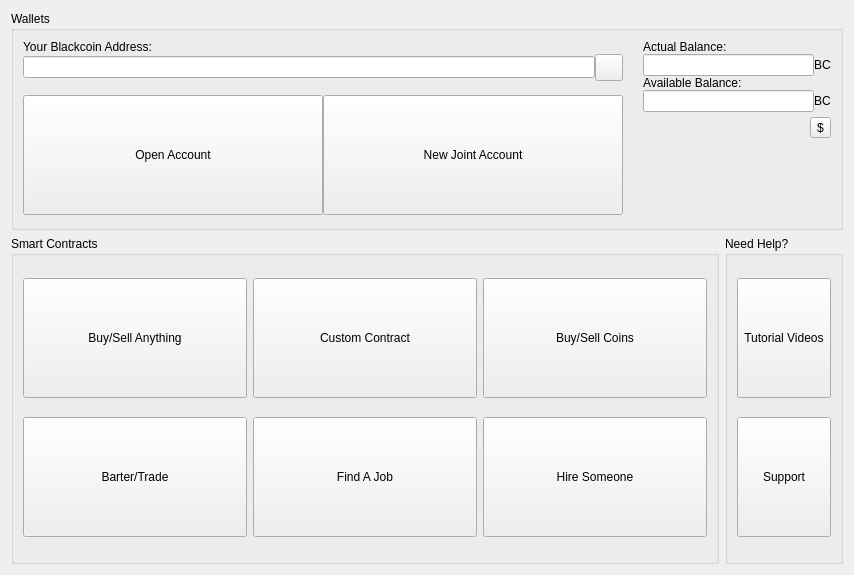
<?xml version="1.0" encoding="UTF-8"?>
<ui version="4.0">
 <class>homePanel</class>
 <widget class="QWidget" name="homePanel">
  <property name="geometry">
   <rect>
    <x>0</x>
    <y>0</y>
    <width>854</width>
    <height>575</height>
   </rect>
  </property>
  <property name="sizePolicy">
   <sizepolicy hsizetype="Preferred" vsizetype="Preferred">
    <horstretch>0</horstretch>
    <verstretch>0</verstretch>
   </sizepolicy>
  </property>
  <layout class="QGridLayout" name="gridLayout_6" rowstretch="2,3" columnstretch="3,0">
   <item row="1" column="0">
    <widget class="QGroupBox" name="smartContractsGroupBox">
     <property name="title">
      <string>Smart Contracts</string>
     </property>
     <layout class="QGridLayout" name="gridLayout">
      <item row="0" column="0">
       <widget class="QToolButton" name="BuyAnything">
        <property name="sizePolicy">
         <sizepolicy hsizetype="Expanding" vsizetype="Expanding">
          <horstretch>0</horstretch>
          <verstretch>0</verstretch>
         </sizepolicy>
        </property>
        <property name="maximumSize">
         <size>
          <width>16777215</width>
          <height>120</height>
         </size>
        </property>
        <property name="toolTip">
         <string>Buy / Sell Anything</string>
        </property>
        <property name="text">
         <string>Buy/Sell Anything</string>
        </property>
        <property name="icon">
         <iconset>
          <normaloff>:/Images/images/icon_buysell_active.png</normaloff>:/Images/images/icon_buysell_active.png</iconset>
        </property>
        <property name="iconSize">
         <size>
          <width>20</width>
          <height>20</height>
         </size>
        </property>
        <property name="toolButtonStyle">
         <enum>Qt::ToolButtonTextUnderIcon</enum>
        </property>
       </widget>
      </item>
      <item row="0" column="1">
       <widget class="QToolButton" name="Custom">
        <property name="sizePolicy">
         <sizepolicy hsizetype="Expanding" vsizetype="Expanding">
          <horstretch>0</horstretch>
          <verstretch>0</verstretch>
         </sizepolicy>
        </property>
        <property name="maximumSize">
         <size>
          <width>16777215</width>
          <height>120</height>
         </size>
        </property>
        <property name="toolTip">
         <string>Custom Contract</string>
        </property>
        <property name="text">
         <string>Custom Contract</string>
        </property>
        <property name="icon">
         <iconset>
          <normaloff>:/Images/images/icon_contract_active.png</normaloff>:/Images/images/icon_contract_active.png</iconset>
        </property>
        <property name="iconSize">
         <size>
          <width>20</width>
          <height>20</height>
         </size>
        </property>
        <property name="toolButtonStyle">
         <enum>Qt::ToolButtonTextUnderIcon</enum>
        </property>
       </widget>
      </item>
      <item row="0" column="2">
       <widget class="QToolButton" name="BuyCoins">
        <property name="sizePolicy">
         <sizepolicy hsizetype="Expanding" vsizetype="Expanding">
          <horstretch>0</horstretch>
          <verstretch>0</verstretch>
         </sizepolicy>
        </property>
        <property name="maximumSize">
         <size>
          <width>16777215</width>
          <height>120</height>
         </size>
        </property>
        <property name="toolTip">
         <string>Buy / Sell Coins</string>
        </property>
        <property name="text">
         <string>Buy/Sell Coins</string>
        </property>
        <property name="icon">
         <iconset>
          <normaloff>:/Images/images/icon_buycoins_active.png</normaloff>:/Images/images/icon_buycoins_active.png</iconset>
        </property>
        <property name="iconSize">
         <size>
          <width>20</width>
          <height>20</height>
         </size>
        </property>
        <property name="toolButtonStyle">
         <enum>Qt::ToolButtonTextUnderIcon</enum>
        </property>
       </widget>
      </item>
      <item row="1" column="0">
       <widget class="QToolButton" name="Barter">
        <property name="enabled">
         <bool>true</bool>
        </property>
        <property name="sizePolicy">
         <sizepolicy hsizetype="Expanding" vsizetype="Expanding">
          <horstretch>0</horstretch>
          <verstretch>0</verstretch>
         </sizepolicy>
        </property>
        <property name="maximumSize">
         <size>
          <width>16777215</width>
          <height>120</height>
         </size>
        </property>
        <property name="toolTip">
         <string>Barter / Trade</string>
        </property>
        <property name="text">
         <string>Barter/Trade</string>
        </property>
        <property name="icon">
         <iconset>
          <normaloff>:/Images/images/icon_trade_active.png</normaloff>:/Images/images/icon_trade_active.png</iconset>
        </property>
        <property name="iconSize">
         <size>
          <width>25</width>
          <height>25</height>
         </size>
        </property>
        <property name="toolButtonStyle">
         <enum>Qt::ToolButtonTextUnderIcon</enum>
        </property>
       </widget>
      </item>
      <item row="1" column="1">
       <widget class="QToolButton" name="FindJob">
        <property name="enabled">
         <bool>true</bool>
        </property>
        <property name="sizePolicy">
         <sizepolicy hsizetype="Expanding" vsizetype="Expanding">
          <horstretch>0</horstretch>
          <verstretch>0</verstretch>
         </sizepolicy>
        </property>
        <property name="maximumSize">
         <size>
          <width>16777215</width>
          <height>120</height>
         </size>
        </property>
        <property name="toolTip">
         <string>Find A Job</string>
        </property>
        <property name="text">
         <string>Find A Job</string>
        </property>
        <property name="icon">
         <iconset>
          <normaloff>:/Images/images/icon_findjob_active.png</normaloff>:/Images/images/icon_findjob_active.png</iconset>
        </property>
        <property name="iconSize">
         <size>
          <width>20</width>
          <height>20</height>
         </size>
        </property>
        <property name="toolButtonStyle">
         <enum>Qt::ToolButtonTextUnderIcon</enum>
        </property>
       </widget>
      </item>
      <item row="1" column="2">
       <widget class="QToolButton" name="HireSomeone">
        <property name="enabled">
         <bool>true</bool>
        </property>
        <property name="sizePolicy">
         <sizepolicy hsizetype="Expanding" vsizetype="Expanding">
          <horstretch>0</horstretch>
          <verstretch>0</verstretch>
         </sizepolicy>
        </property>
        <property name="maximumSize">
         <size>
          <width>16777215</width>
          <height>120</height>
         </size>
        </property>
        <property name="toolTip">
         <string>Hire Someone</string>
        </property>
        <property name="text">
         <string>Hire Someone</string>
        </property>
        <property name="icon">
         <iconset>
          <normaloff>:/Images/images/icon_hire_active.png</normaloff>:/Images/images/icon_hire_active.png</iconset>
        </property>
        <property name="iconSize">
         <size>
          <width>20</width>
          <height>20</height>
         </size>
        </property>
        <property name="toolButtonStyle">
         <enum>Qt::ToolButtonTextUnderIcon</enum>
        </property>
       </widget>
      </item>
     </layout>
    </widget>
   </item>
   <item row="0" column="0" colspan="2">
    <widget class="QGroupBox" name="walletsGroupBox">
     <property name="title">
      <string>Wallets</string>
     </property>
     <layout class="QGridLayout" name="gridLayout_5" columnstretch="1,0">
      <property name="bottomMargin">
       <number>2</number>
      </property>
      <property name="horizontalSpacing">
       <number>20</number>
      </property>
      <property name="verticalSpacing">
       <number>5</number>
      </property>
      <item row="1" column="0" rowspan="5">
       <layout class="QHBoxLayout" name="horizontalLayout">
        <item>
         <widget class="QToolButton" name="OpenAccount">
          <property name="sizePolicy">
           <sizepolicy hsizetype="Expanding" vsizetype="Expanding">
            <horstretch>0</horstretch>
            <verstretch>0</verstretch>
           </sizepolicy>
          </property>
          <property name="maximumSize">
           <size>
            <width>300</width>
            <height>120</height>
           </size>
          </property>
          <property name="toolTip">
           <string notr="true">Open Account</string>
          </property>
          <property name="text">
           <string>Open Account</string>
          </property>
          <property name="icon">
           <iconset>
            <normaloff>:/Images/images/icon_openaccount_active.png</normaloff>:/Images/images/icon_openaccount_active.png</iconset>
          </property>
          <property name="iconSize">
           <size>
            <width>20</width>
            <height>20</height>
           </size>
          </property>
          <property name="toolButtonStyle">
           <enum>Qt::ToolButtonTextUnderIcon</enum>
          </property>
         </widget>
        </item>
        <item>
         <widget class="QToolButton" name="JointAccount">
          <property name="sizePolicy">
           <sizepolicy hsizetype="Expanding" vsizetype="Expanding">
            <horstretch>0</horstretch>
            <verstretch>0</verstretch>
           </sizepolicy>
          </property>
          <property name="maximumSize">
           <size>
            <width>300</width>
            <height>120</height>
           </size>
          </property>
          <property name="toolTip">
           <string>New Joint Account</string>
          </property>
          <property name="text">
           <string>New Joint Account</string>
          </property>
          <property name="toolButtonStyle">
           <enum>Qt::ToolButtonTextUnderIcon</enum>
          </property>
         </widget>
        </item>
       </layout>
      </item>
      <item row="2" column="1">
       <layout class="QHBoxLayout" name="horizontalLayout_2">
        <item>
         <widget class="QLabel" name="label">
          <property name="text">
           <string/>
          </property>
         </widget>
        </item>
        <item>
         <widget class="QLabel" name="label_2">
          <property name="text">
           <string/>
          </property>
         </widget>
        </item>
        <item>
         <spacer name="horizontalSpacer">
          <property name="orientation">
           <enum>Qt::Horizontal</enum>
          </property>
          <property name="sizeHint" stdset="0">
           <size>
            <width>40</width>
            <height>20</height>
           </size>
          </property>
         </spacer>
        </item>
        <item>
         <widget class="QToolButton" name="Conversion">
          <property name="text">
           <string>$</string>
          </property>
         </widget>
        </item>
       </layout>
      </item>
      <item row="0" column="1" rowspan="2">
       <layout class="QGridLayout" name="gridLayout_4">
        <item row="2" column="0" colspan="2">
         <widget class="QLabel" name="l_availableBalance">
          <property name="text">
           <string>Available Balance:</string>
          </property>
         </widget>
        </item>
        <item row="1" column="1">
         <widget class="QLabel" name="Symbol_1">
          <property name="text">
           <string>BC</string>
          </property>
          <property name="alignment">
           <set>Qt::AlignLeading|Qt::AlignLeft|Qt::AlignVCenter</set>
          </property>
         </widget>
        </item>
        <item row="3" column="0">
         <widget class="QLineEdit" name="le_availableBalance">
          <property name="text">
           <string/>
          </property>
          <property name="readOnly">
           <bool>true</bool>
          </property>
         </widget>
        </item>
        <item row="0" column="0" colspan="2">
         <widget class="QLabel" name="l_actualBalance">
          <property name="text">
           <string>Actual Balance:</string>
          </property>
         </widget>
        </item>
        <item row="1" column="0">
         <widget class="QLineEdit" name="le_actualBalance">
          <property name="text">
           <string/>
          </property>
          <property name="readOnly">
           <bool>true</bool>
          </property>
         </widget>
        </item>
        <item row="3" column="1">
         <widget class="QLabel" name="Symbol_2">
          <property name="text">
           <string>BC</string>
          </property>
          <property name="alignment">
           <set>Qt::AlignLeading|Qt::AlignLeft|Qt::AlignVCenter</set>
          </property>
         </widget>
        </item>
       </layout>
      </item>
      <item row="0" column="0">
       <layout class="QGridLayout" name="gridLayout_3">
        <item row="1" column="2">
         <widget class="QToolButton" name="tb_copyAddressToClipboard">
          <property name="toolTip">
           <string>Copy Address to Clipboard</string>
          </property>
          <property name="text">
           <string/>
          </property>
          <property name="icon">
           <iconset>
            <normaloff>:/Images/images/icon_copypaste_active.png</normaloff>:/Images/images/icon_copypaste_active.png</iconset>
          </property>
          <property name="iconSize">
           <size>
            <width>20</width>
            <height>20</height>
           </size>
          </property>
         </widget>
        </item>
        <item row="0" column="0" colspan="3">
         <widget class="QLabel" name="MyAddress_7">
          <property name="text">
           <string>Your Blackcoin Address:</string>
          </property>
          <property name="textInteractionFlags">
           <set>Qt::NoTextInteraction</set>
          </property>
         </widget>
        </item>
        <item row="1" column="0" colspan="2">
         <widget class="QLineEdit" name="myAddressLineEdit">
          <property name="text">
           <string/>
          </property>
          <property name="alignment">
           <set>Qt::AlignCenter</set>
          </property>
          <property name="readOnly">
           <bool>true</bool>
          </property>
         </widget>
        </item>
       </layout>
      </item>
      <item row="5" column="1">
       <spacer name="verticalSpacer">
        <property name="orientation">
         <enum>Qt::Vertical</enum>
        </property>
        <property name="sizeType">
         <enum>QSizePolicy::MinimumExpanding</enum>
        </property>
        <property name="sizeHint" stdset="0">
         <size>
          <width>20</width>
          <height>1</height>
         </size>
        </property>
       </spacer>
      </item>
     </layout>
    </widget>
   </item>
   <item row="1" column="1">
    <widget class="QGroupBox" name="needHelpGroupBox">
     <property name="title">
      <string>Need Help?</string>
     </property>
     <layout class="QGridLayout" name="gridLayout_2">
      <item row="0" column="0">
       <widget class="QToolButton" name="VideoLibrary">
        <property name="sizePolicy">
         <sizepolicy hsizetype="Expanding" vsizetype="Expanding">
          <horstretch>0</horstretch>
          <verstretch>0</verstretch>
         </sizepolicy>
        </property>
        <property name="maximumSize">
         <size>
          <width>16777215</width>
          <height>120</height>
         </size>
        </property>
        <property name="toolTip">
         <string>Video Library</string>
        </property>
        <property name="text">
         <string>Tutorial Videos</string>
        </property>
        <property name="icon">
         <iconset>
          <normaloff>:/Images/images/icon_video_active.png</normaloff>:/Images/images/icon_video_active.png</iconset>
        </property>
        <property name="iconSize">
         <size>
          <width>20</width>
          <height>20</height>
         </size>
        </property>
        <property name="toolButtonStyle">
         <enum>Qt::ToolButtonTextUnderIcon</enum>
        </property>
       </widget>
      </item>
      <item row="1" column="0">
       <widget class="QToolButton" name="supportButton">
        <property name="sizePolicy">
         <sizepolicy hsizetype="Expanding" vsizetype="Expanding">
          <horstretch>0</horstretch>
          <verstretch>0</verstretch>
         </sizepolicy>
        </property>
        <property name="maximumSize">
         <size>
          <width>16777215</width>
          <height>120</height>
         </size>
        </property>
        <property name="toolTip">
         <string>Video Library</string>
        </property>
        <property name="text">
         <string>Support</string>
        </property>
        <property name="icon">
         <iconset>
          <normaloff>:/Images/images/icon_video_active.png</normaloff>:/Images/images/icon_video_active.png</iconset>
        </property>
        <property name="iconSize">
         <size>
          <width>20</width>
          <height>20</height>
         </size>
        </property>
        <property name="toolButtonStyle">
         <enum>Qt::ToolButtonTextUnderIcon</enum>
        </property>
       </widget>
      </item>
     </layout>
    </widget>
   </item>
  </layout>
 </widget>
 <tabstops>
  <tabstop>FindJob</tabstop>
  <tabstop>BuyCoins</tabstop>
  <tabstop>Barter</tabstop>
  <tabstop>HireSomeone</tabstop>
  <tabstop>VideoLibrary</tabstop>
  <tabstop>supportButton</tabstop>
  <tabstop>Custom</tabstop>
  <tabstop>JointAccount</tabstop>
  <tabstop>myAddressLineEdit</tabstop>
  <tabstop>OpenAccount</tabstop>
  <tabstop>Conversion</tabstop>
  <tabstop>le_availableBalance</tabstop>
  <tabstop>le_actualBalance</tabstop>
  <tabstop>tb_copyAddressToClipboard</tabstop>
  <tabstop>BuyAnything</tabstop>
 </tabstops>
 <resources/>
 <connections/>
</ui>
